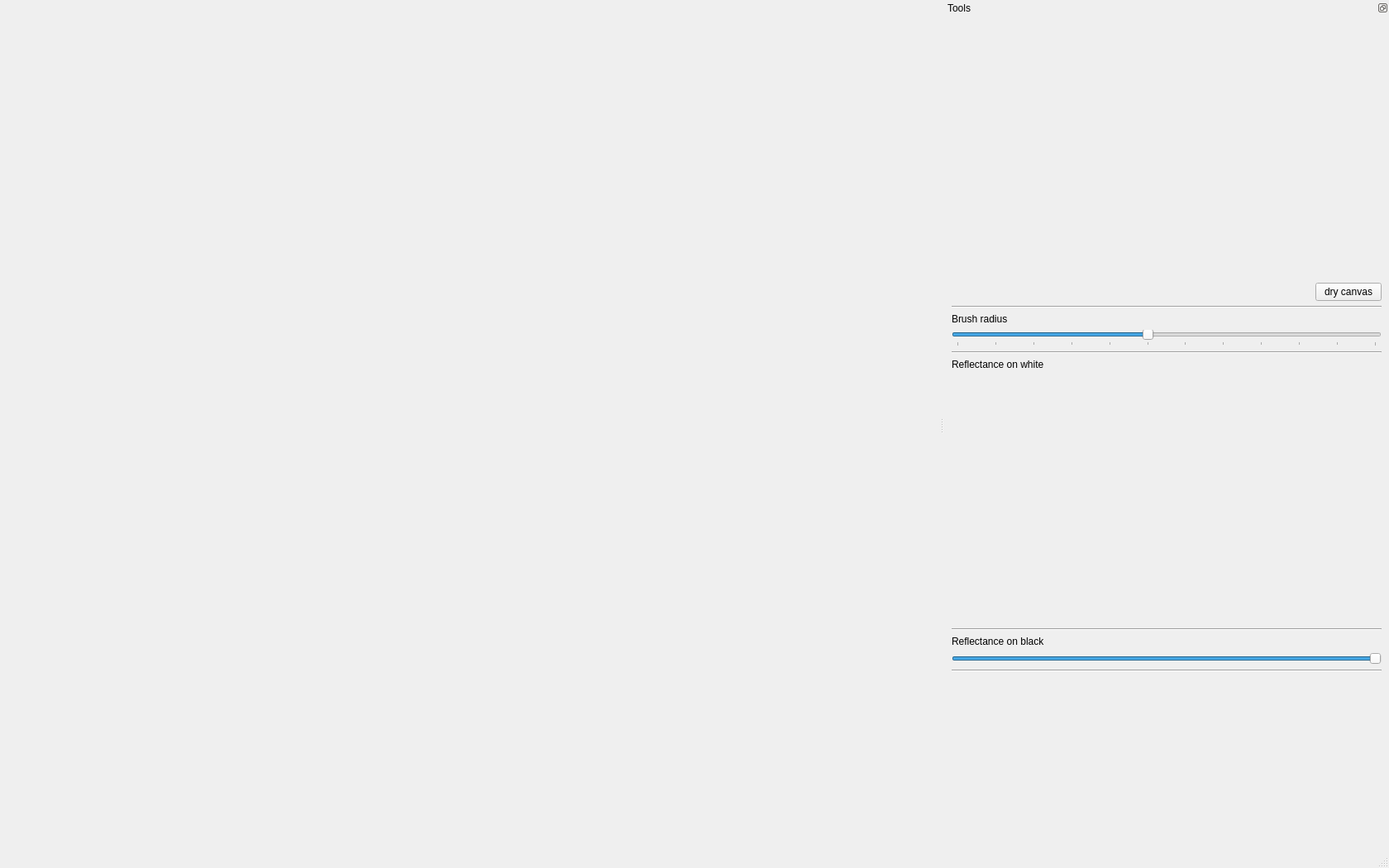
<?xml version="1.0" encoding="UTF-8"?>
<ui version="4.0">
 <class>DigitalPaintMainWindow</class>
 <widget class="QMainWindow" name="DigitalPaintMainWindow">
  <property name="geometry">
   <rect>
    <x>0</x>
    <y>0</y>
    <width>1680</width>
    <height>1050</height>
   </rect>
  </property>
  <property name="windowTitle">
   <string>painty-gui</string>
  </property>
  <widget class="QWidget" name="centralwidget"/>
  <widget class="QMenuBar" name="menubar">
   <property name="geometry">
    <rect>
     <x>0</x>
     <y>0</y>
     <width>1680</width>
     <height>25</height>
    </rect>
   </property>
  </widget>
  <widget class="QStatusBar" name="statusbar"/>
  <widget class="QDockWidget" name="dockWidget">
   <property name="features">
    <set>QDockWidget::DockWidgetFloatable|QDockWidget::DockWidgetMovable</set>
   </property>
   <property name="allowedAreas">
    <set>Qt::LeftDockWidgetArea|Qt::RightDockWidgetArea</set>
   </property>
   <property name="windowTitle">
    <string>Tools</string>
   </property>
   <attribute name="dockWidgetArea">
    <number>2</number>
   </attribute>
   <widget class="QWidget" name="dockWidgetContents">
    <property name="minimumSize">
     <size>
      <width>300</width>
      <height>0</height>
     </size>
    </property>
    <layout class="QVBoxLayout" name="verticalLayout">
     <item>
      <spacer name="verticalSpacer">
       <property name="orientation">
        <enum>Qt::Vertical</enum>
       </property>
       <property name="sizeHint" stdset="0">
        <size>
         <width>20</width>
         <height>604</height>
        </size>
       </property>
      </spacer>
     </item>
     <item>
      <layout class="QHBoxLayout" name="horizontalLayout">
       <item>
        <spacer name="horizontalSpacer">
         <property name="orientation">
          <enum>Qt::Horizontal</enum>
         </property>
         <property name="sizeHint" stdset="0">
          <size>
           <width>40</width>
           <height>20</height>
          </size>
         </property>
        </spacer>
       </item>
       <item>
        <widget class="QPushButton" name="dryCanvasButton">
         <property name="toolTip">
          <string>Dry all paint that has been distributed on the canvas before.</string>
         </property>
         <property name="text">
          <string>dry canvas</string>
         </property>
        </widget>
       </item>
      </layout>
     </item>
     <item>
      <widget class="Line" name="line_4">
       <property name="orientation">
        <enum>Qt::Horizontal</enum>
       </property>
      </widget>
     </item>
     <item>
      <widget class="QLabel" name="label_3">
       <property name="toolTip">
        <string>Radius of the brush tool.</string>
       </property>
       <property name="text">
        <string>Brush radius</string>
       </property>
      </widget>
     </item>
     <item>
      <widget class="QSlider" name="brushRadiusSlider">
       <property name="toolTip">
        <string>Radius of the brush tool.</string>
       </property>
       <property name="minimum">
        <number>5</number>
       </property>
       <property name="maximum">
        <number>60</number>
       </property>
       <property name="value">
        <number>30</number>
       </property>
       <property name="sliderPosition">
        <number>30</number>
       </property>
       <property name="orientation">
        <enum>Qt::Horizontal</enum>
       </property>
       <property name="tickPosition">
        <enum>QSlider::TicksBelow</enum>
       </property>
       <property name="tickInterval">
        <number>5</number>
       </property>
      </widget>
     </item>
     <item>
      <widget class="Line" name="line_3">
       <property name="orientation">
        <enum>Qt::Horizontal</enum>
       </property>
      </widget>
     </item>
     <item>
      <widget class="QLabel" name="label">
       <property name="toolTip">
        <string>Select paint color.</string>
       </property>
       <property name="text">
        <string>Reflectance on white</string>
       </property>
      </widget>
     </item>
     <item>
      <widget class="QColorDialog" name="colorDialog_Rw" native="true">
       <property name="minimumSize">
        <size>
         <width>200</width>
         <height>300</height>
        </size>
       </property>
      </widget>
     </item>
     <item>
      <widget class="Line" name="line_2">
       <property name="orientation">
        <enum>Qt::Horizontal</enum>
       </property>
      </widget>
     </item>
     <item>
      <widget class="QLabel" name="label_2">
       <property name="toolTip">
        <string>Set the transparncy of the current paint.</string>
       </property>
       <property name="text">
        <string>Reflectance on black</string>
       </property>
      </widget>
     </item>
     <item>
      <widget class="QSlider" name="rb_slider">
       <property name="toolTip">
        <string>Set the transparncy of the current paint.</string>
       </property>
       <property name="minimum">
        <number>0</number>
       </property>
       <property name="maximum">
        <number>99</number>
       </property>
       <property name="value">
        <number>99</number>
       </property>
       <property name="orientation">
        <enum>Qt::Horizontal</enum>
       </property>
      </widget>
     </item>
     <item>
      <widget class="Line" name="line">
       <property name="orientation">
        <enum>Qt::Horizontal</enum>
       </property>
      </widget>
     </item>
     <item>
      <widget class="KMVisualizeWidget" name="kmWidget" native="true">
       <property name="minimumSize">
        <size>
         <width>520</width>
         <height>200</height>
        </size>
       </property>
       <property name="maximumSize">
        <size>
         <width>250</width>
         <height>250</height>
        </size>
       </property>
      </widget>
     </item>
    </layout>
   </widget>
  </widget>
  <action name="actionNew">
   <property name="text">
    <string>New</string>
   </property>
  </action>
 </widget>
 <customwidgets>
  <customwidget>
   <class>KMVisualizeWidget</class>
   <extends>QWidget</extends>
   <header>KM_visualize_widget.h</header>
   <container>1</container>
  </customwidget>
  <customwidget>
   <class>QColorDialog</class>
   <extends>QWidget</extends>
   <header location="global">QColorDialog</header>
   <container>1</container>
  </customwidget>
 </customwidgets>
 <resources/>
 <connections/>
</ui>
